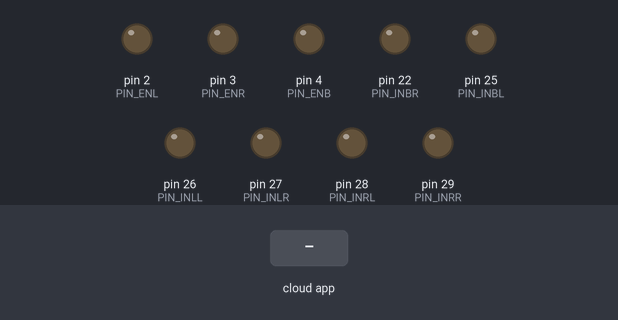
Recording of a sketch running on a simulated Arduino Mega 2560, built with avr-gcc and run on an emulated ATmega2560. Parts: output pins drawn as LEDs (lit = HIGH). The test bench sets the inputs (shaded band). The ROS host is connected and sends only what is stated.

Above: at 1.2 s.
1.3 s: the phone or cloud app sets v_left to -100
At 1.6 s:
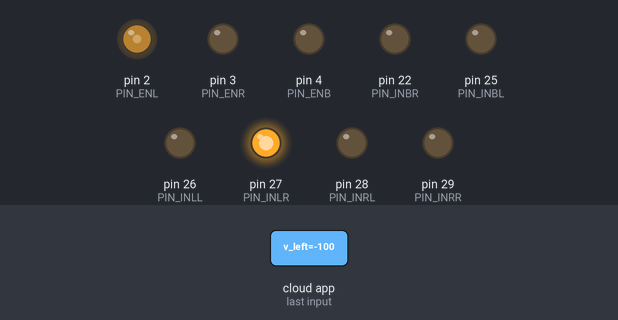
2.8 s: the phone or cloud app sets v_right to -100
At 3.9 s:
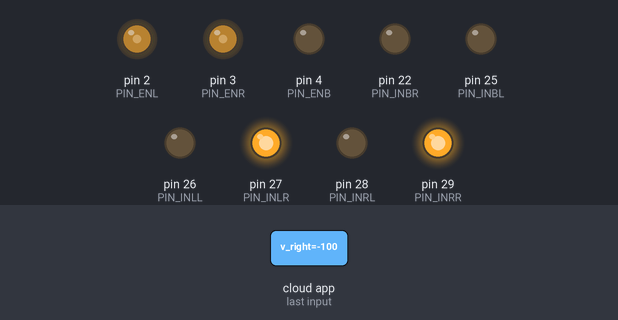
4.3 s: the phone or cloud app sets v_back to -100
At 5.1 s:
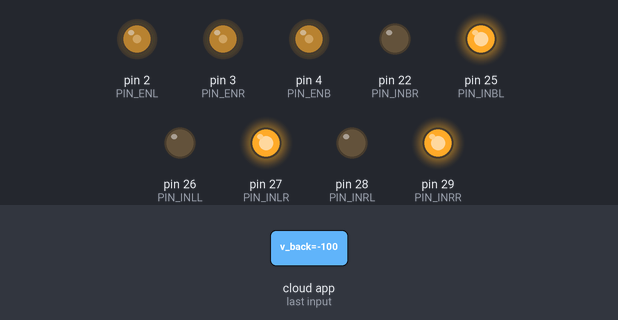
5.8 s: the phone or cloud app sets v_left to 0
At 6.3 s:
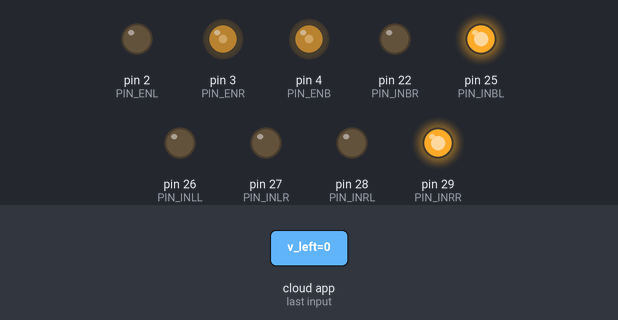
7.3 s: the phone or cloud app sets v_right to 0
At 8.5 s:
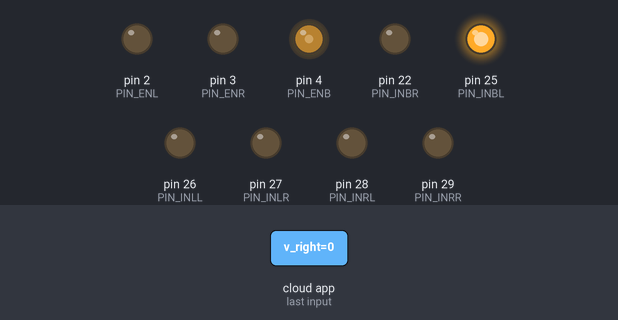
8.8 s: the phone or cloud app sets v_left to 100
At 9.7 s:
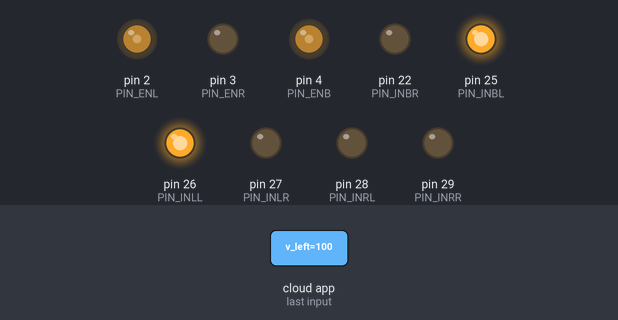
Timing chart, 0 to 11.3 s (numbered marks = the images above; inputs shaded):
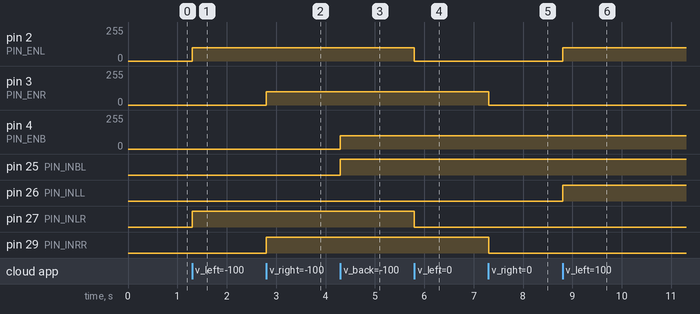

Measured:
- after the input at 1.3 s, pin 2 (PIN_ENL): 0/255 → 100/255 at once; pin 27 (PIN_INLR): LOW → HIGH at once
- after the input at 2.8 s, pin 3 (PIN_ENR): 0/255 → 100/255 at once; pin 29 (PIN_INRR): LOW → HIGH at once
- after the input at 4.3 s, pin 4 (PIN_ENB): 0/255 → 100/255 at once; pin 25 (PIN_INBL): LOW → HIGH at once
- after the input at 5.8 s, pin 2 (PIN_ENL): 100/255 → 0/255 at once; pin 27 (PIN_INLR): HIGH → LOW at once
- after the input at 7.3 s, pin 3 (PIN_ENR): 100/255 → 0/255 at once; pin 29 (PIN_INRR): HIGH → LOW at once
- after the input at 8.8 s, pin 2 (PIN_ENL): 0/255 → 100/255 at once; pin 26 (PIN_INLL): LOW → HIGH at once

The sketch:

ROSMotor.ino
```cpp
#include <ros.h>
#include <std_msgs/Float64.h>
#include <math.h>

#define PIN_ENR 3 // Вывод управления скоростью вращения мотора №1
#define PIN_ENB 4 // Вывод управления скоростью вращения мотора №2
#define PIN_ENL 2 // Вывод управления скоростью вращения мотора №3
#define PIN_INRR 29 // Вывод управления направлением вращения мотора №1
#define PIN_INRL 28 // Вывод управления направлением вращения мотора №1
#define PIN_INLL 26 // Вывод управления направлением вращения мотора №2
#define PIN_INLR 27 // Вывод управления направлением вращения мотора №2
#define PIN_INBR 22 // Вывод управления направлением вращения мотора №3
#define PIN_INBL 25 // Вывод управления направлением вращения мотора №3

 ros::NodeHandle nh;
void messageCdRight (const std_msgs::Float64 &msg){
  if (msg.data<0) {
  analogWrite(PIN_ENR, abs(msg.data));
  digitalWrite(PIN_INRR, HIGH);
  digitalWrite(PIN_INRL, LOW);
  }
   if (msg.data>0) {
  analogWrite(PIN_ENR,abs(msg.data));
  digitalWrite(PIN_INRL, HIGH);
  digitalWrite(PIN_INRR, LOW);
  }
    if (msg.data==0) {
  analogWrite(PIN_ENR, abs(msg.data));
  digitalWrite(PIN_INRL, LOW);
  digitalWrite(PIN_INRR, LOW);
  }
};
void messageCdLeft (const std_msgs::Float64 &msg){
  if (msg.data<0) {
  analogWrite(PIN_ENL, abs(msg.data));
  digitalWrite(PIN_INLR, HIGH);
  digitalWrite(PIN_INLL, LOW);
  }
   if (msg.data>0) {
  analogWrite(PIN_ENL,abs(msg.data));
  digitalWrite(PIN_INLL, HIGH);
  digitalWrite(PIN_INLR, LOW);
  }
    if (msg.data==0) {
  analogWrite(PIN_ENL, abs(msg.data));
  digitalWrite(PIN_INLL, LOW);
  digitalWrite(PIN_INLR, LOW);
  }

};
void messageCdBack (const std_msgs::Float64 &msg){
  if (msg.data<0) {
  analogWrite(PIN_ENB, abs(msg.data));
  digitalWrite(PIN_INBR, LOW);
  digitalWrite(PIN_INBL, HIGH);
  }
   if (msg.data>0) {
  analogWrite(PIN_ENB,abs(msg.data));
  digitalWrite(PIN_INBL, HIGH);
  digitalWrite(PIN_INBR, LOW);
  }
    if (msg.data==0) {
  analogWrite(PIN_ENB, abs(msg.data));
  digitalWrite(PIN_INBL, LOW);
  digitalWrite(PIN_INBR, LOW);
  }

};

 ros::Subscriber<std_msgs::Float64> subR("v_right", &messageCdRight);
 ros::Subscriber<std_msgs::Float64> subL("v_left", &messageCdLeft);
 ros::Subscriber<std_msgs::Float64> subB("v_back", &messageCdBack);


void setup() {
  // put your setup code here, to run once:
pinMode(PIN_ENR, OUTPUT);
  pinMode(PIN_ENB, OUTPUT);
  pinMode(PIN_ENL, OUTPUT);
  pinMode(PIN_INRR, OUTPUT);
  pinMode(PIN_INRL, OUTPUT);
  pinMode(PIN_INLL, OUTPUT);
  pinMode(PIN_INLR, OUTPUT);
  pinMode(PIN_INBR, OUTPUT);
  pinMode(PIN_INBL, OUTPUT);
  // Команда остановки двум моторам
  digitalWrite(PIN_INRR, LOW);
  digitalWrite(PIN_INRL, LOW);
  digitalWrite(PIN_INBL, LOW);
  digitalWrite(PIN_INBR, LOW);
  digitalWrite(PIN_INLR, LOW);
  digitalWrite(PIN_INLL, LOW);

  nh.initNode();
  nh.subscribe(subL);
  nh.subscribe(subR);
 nh.subscribe(subB);

}

void loop() {
  nh.spinOnce();
  delay(1);
  // put your main code here, to run repeatedly:

}
```
